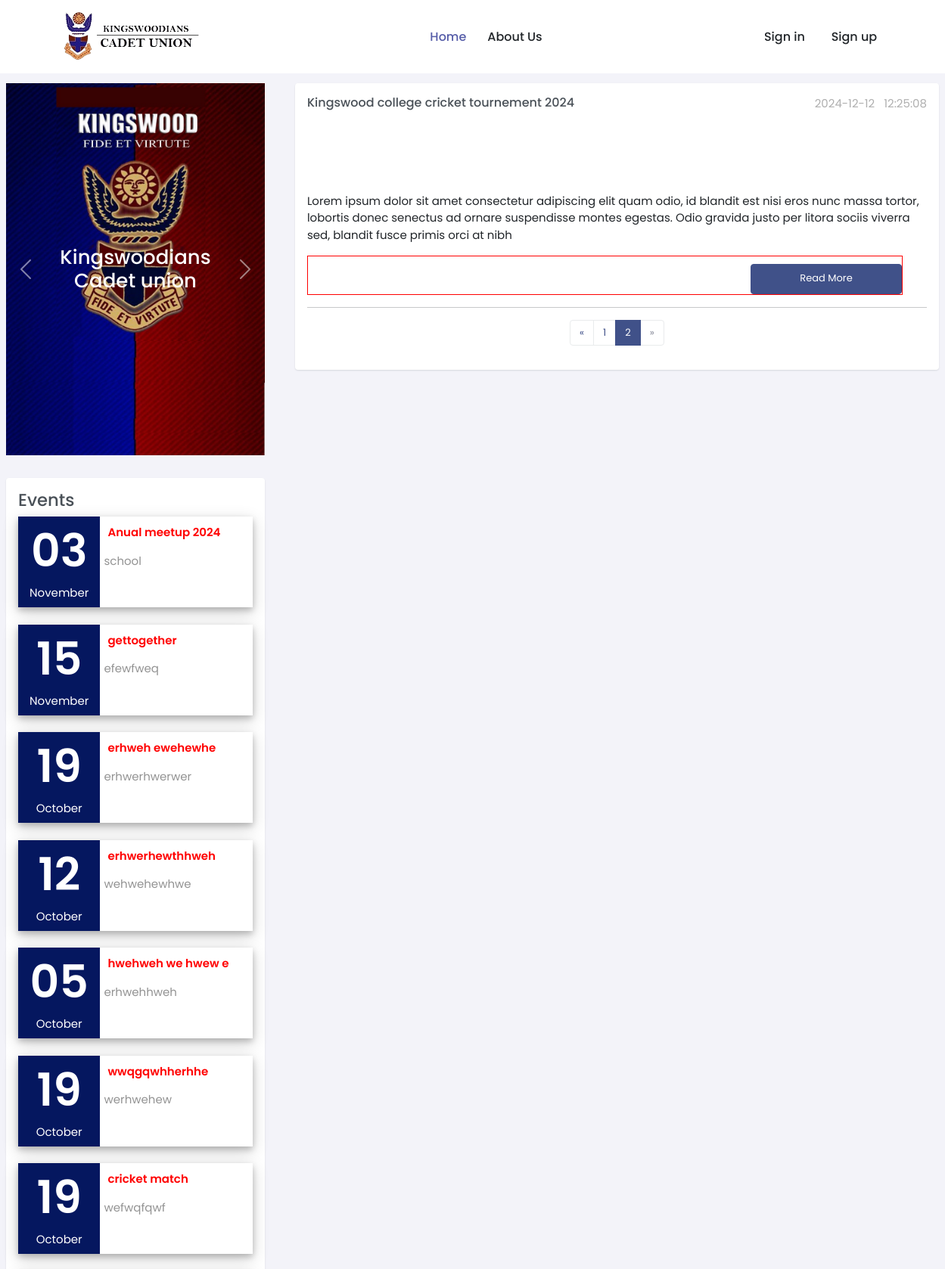
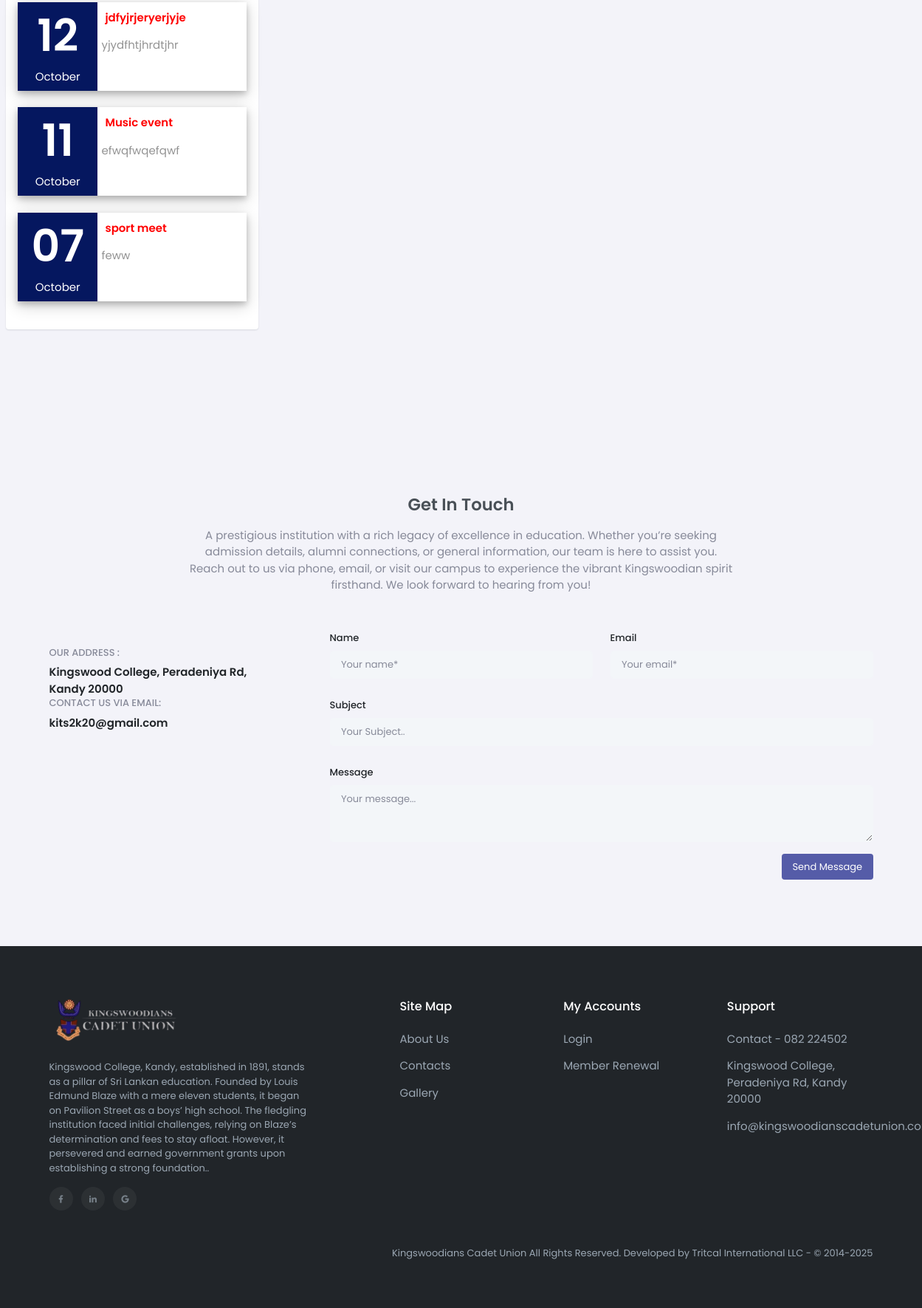
Screenshot of /hm.php?page=2 with the database file from the repository (2 pictures, top to bottom).
### tables this page shows
CREATE TABLE `events` (
  `event_id` int(11) NOT NULL,
  `event_title` varchar(255) NOT NULL,
  `event_date` date DEFAULT NULL,
  `event_time` time DEFAULT NULL,
  `event_location` varchar(255) NOT NULL,
  `event_description` varchar(255) DEFAULT NULL,
  `event_image` text DEFAULT NULL
);

CREATE TABLE `post` (
  `post_id` int(11) NOT NULL,
  `admin_id` int(11) DEFAULT NULL,
  `post_title` varchar(255) NOT NULL,
  `post_description` varchar(255) DEFAULT NULL,
  `post_date` date NOT NULL DEFAULT current_timestamp(),
  `post_time` time NOT NULL DEFAULT current_timestamp(),
  `post_image1` text DEFAULT NULL,
  `post_image2` text DEFAULT NULL,
  `post_image3` text DEFAULT NULL,
  `post_image4` text DEFAULT NULL,
  `post_image5` text DEFAULT NULL,
  `post_status` int(11) DEFAULT NULL COMMENT 'admin=1 ,member=2'
);

### hm.php (the view, shortened to what this page needs)
<?php
require 'db.php';
?>
<!doctype html>
<html lang="en" data-layout="vertical" data-topbar="light" data-sidebar="dark" data-sidebar-size="lg"
    data-sidebar-image="none" data-preloader="disable" data-theme="default" data-theme-colors="default">
<head>
    <link href="assets/libs/swiper/swiper-bundle.min.css" rel="stylesheet" type="text/css" />
    <link href="assets/css/bootstrap.min.css" rel="stylesheet" type="text/css" />
    <link href="assets/css/icons.min.css" rel="stylesheet" type="text/css" />
    <link href="assets/css/app.min.css" rel="stylesheet" type="text/css" />
    <link href="assets/css/custom.min.css" rel="stylesheet" type="text/css" />
</head>
<body data-bs-spy="scroll" data-bs-target="#navbar-example">
    <div class="layout-wrapper landing">
        <?php include 'navbar.php'; ?>
        <section class="section">
            <div class="row">
                <div class="col-lg-4 col-md-12 left">
                    <div class="sliders">
                        <div id="carouselExampleControls" class="carousel slide" data-bs-ride="carousel">
                            <div class="carousel-inner" role="listbox">
                                <div class="carousel-item active">
                                    <img class="d-block img-fluid mx-auto" src="assets/images/kwd.jpg"
                                        alt="First slide">
                                    <h2
                                        class="position-absolute top-50 start-50 translate-middle text-white  text-center">
                                        Kingswoodians Cadet union</h2>
                                </div>
                            </div>
                            <a class="carousel-control-prev" href="#carouselExampleControls" role="button"
                                data-bs-slide="prev">
                                <span class="carousel-control-prev-icon" aria-hidden="true"></span>
                            </a>
                            <a class="carousel-control-next" href="#carouselExampleControls" role="button"
                                data-bs-slide="next">
                                <span class="carousel-control-next-icon" aria-hidden="true"></span>
                            </a>
                        </div>
                    </div>
                    <div class="events">
                        <div class="col-lg-6 col-sm-12"  style=" width:100%">
                            <div class="card">
                                <div class="card-body">
                                    <h3>Events</h3>
                                    <?php
                                    $sql = "SELECT * FROM events ORDER BY event_id DESC LIMIT 10";
                                    $result = $conn->query($sql);
                                    if ($result) {
                                        if ($result->num_rows > 0) {
                                            while ($row = $result->fetch_assoc()) {
                                                $events[] = $row;
                                            }
                                        } else {
                                            $data = [];
                                        }
                                    } else {
                                        echo "Error: " . $conn->error;
                                    }
                                    ?>
                                    <?php foreach ($events as $row): ?>
                                        <a href="event_page.php?event_id=<?= base64_encode($row["event_id"]); ?>"
                                            target="_blank">
                                            <div class="event-card">
                                                <div class="date">
                                                    <?php
                                                    $timestamp = strtotime($row['event_date']);
                                                    $day = date('d', $timestamp);
                                                    $month = date('F', $timestamp);
                                                    ?>
                                                    <div class="day"><?php echo $day; ?></div>
                                                    <div class="month"><?php echo $month; ?></div>
                                                </div>
                                                <div class="info-container">
                                                    <div class="event-name" style="color:red;">
                                                        <?php echo $row['event_title']; ?>
                                                    </div>
                                                    <div class="event-location">
                                                        <?php echo $row['event_location']; ?>
                                                    </div>
                                                </div>
                                            </div>
                                        </a>
                                        <br>
                                    <?php endforeach; ?>
                                </div>
                            </div>
                        </div>
                    </div>
                </div>
                <div class="col-lg-8 col-md-12 right">
                    <div class="card">
                        <div class="card-body">
                            <?php
                            $postsPerPage = 10;
                            $currentPage = isset($_GET['page']) ? (int) $_GET['page'] : 1;
                            $offset = ($currentPage - 1) * $postsPerPage;
                            $totalPostsQuery = "SELECT COUNT(*) AS total FROM post";
                            $totalPostsResult = $conn->query($totalPostsQuery);
                            $totalPosts = $totalPostsResult->fetch_assoc()['total'];
                            $totalPages = ceil($totalPosts / $postsPerPage);
                            $sql = "SELECT * FROM post ORDER BY post_id DESC LIMIT $postsPerPage OFFSET $offset";
                            $result = $conn->query($sql);
                            if ($result && $result->num_rows > 0) {
                                while ($row = $result->fetch_assoc()) {
                                    ?>
                                    <a href="post_page.php?post_id=<?= base64_encode($row['post_id']); ?>">
                                        <div class="post-head">
                                            <h2 class="card-title"><?php echo $row['post_title']; ?></h2>
                                            <p style="color:#afafaf;"><?php echo $row['post_date']; ?> &nbsp
                                                <?php echo $row['post_time']; ?>
                                            </p>
                                        </div>
                                    </a>
                                    <br>
                                    <div class="main-image">
                                    </div>
                                    <br>
                                    <br>
                                    <p class="card-text"><?php echo $row['post_description']; ?></p>
                                    <div class="post-buttons">
                                        <div class="readmore">
                                            <a style="width:200px; height:40px;"
                                                class="btn btn-primary waves-effect waves-light"
                                                href="post_page.php?post_id=<?= base64_encode($row['post_id']); ?>">Read
                                                More</a>
                                        </div>
                                        <div class="social-area2">
                                        </div>
                                    </div>
                                    <hr>
                                    <?php
                                }
                            } else {
                                echo "No Posts found.";
                            }
                            ?>
                            <nav aria-label="Page navigation">
                                <ul class="pagination justify-content-center">
                                    <li class="page-item <?= ($currentPage == 1) ? 'disabled' : ''; ?>">
                                        <a class="page-link" href="?page=<?= $currentPage - 1; ?>"
                                            aria-label="Previous">
                                            <span aria-hidden="true">&laquo;</span>
                                        </a>
                                    </li>
                                    <?php for ($i = 1; $i <= $totalPages; $i++): ?>
                                        <li class="page-item <?= ($currentPage == $i) ? 'active' : ''; ?>">
                                            <a class="page-link" href="?page=<?= $i; ?>"><?= $i; ?></a>
                                        </li>
                                    <?php endfor; ?>
                                    <li class="page-item <?= ($currentPage == $totalPages) ? 'disabled' : ''; ?>">
                                        <a class="page-link" href="?page=<?= $currentPage + 1; ?>" aria-label="Next">
                                            <span aria-hidden="true">&raquo;</span>
                                        </a>
                                    </li>
                                </ul>
                            </nav>
                        </div>
                    </div>
                </div>
            </div>
        </section>
        <section class="section" id="contact" >
            <div class="container">
                <div class="row justify-content-center">
                    <div class="col-lg-8">
                        <div class="text-center mb-5">
                            <h3 class="mb-3 fw-semibold">Get In Touch</h3>
                            <p class="text-muted mb-4 ff-secondary">A prestigious institution with a rich legacy of
                                excellence in education. Whether you’re seeking admission details, alumni connections,
                                or general information, our team is here to assist you. Reach out to us via phone,
                                email, or visit our campus to experience the vibrant Kingswoodian spirit firsthand. We
                                look forward to hearing from you!</p>
                        </div>
                    </div>
                </div>
                <div class="row gy-4">
                    <div class="col-lg-4">
                        <div>
                            <div class="mt-4">
                                <h5 class="fs-13 text-muted text-uppercase">Our Address :</h5>
                                <div class="ff-secondary fw-semibold">Kingswood College, Peradeniya Rd, <br />Kandy
                                    20000</div>
                                <h5 class="fs-13 text-muted text-uppercase">Contact us via Email:</h5>
                                <div class="ff-secondary fw-semibold">kits2k20@gmail.com</div>
                            </div>
                        </div>
                    </div>
                    <div class="col-lg-8">
                        <div>
                            <form>
                                <div class="row">
                                    <div class="col-lg-6">
                                        <div class="mb-4">
                                            <label for="name" class="form-label fs-13">Name</label>
                                            <input name="name" id="name" type="text"
                                                class="form-control bg-light border-light" placeholder="Your name*">
                                        </div>
                                    </div>
                                    <div class="col-lg-6">
                                        <div class="mb-4">
                                            <label for="email" class="form-label fs-13">Email</label>
                                            <input name="email" id="email" type="email"
                                                class="form-control bg-light border-light" placeholder="Your email*">
                                        </div>
                                    </div>
                                </div>
                                <div class="row">
                                    <div class="col-lg-12">
                                        <div class="mb-4">
                                            <label for="subject" class="form-label fs-13">Subject</label>
                                            <input type="text" class="form-control bg-light border-light" id="subject"
                                                name="subject" placeholder="Your Subject.." />
                                        </div>
                                    </div>
                                </div>
                                <div class="row">
                                    <div class="col-lg-12">
                                        <div class="mb-3">
                                            <label for="comments" class="form-label fs-13">Message</label>
                                            <textarea name="comments" id="comments" rows="3"
                                                class="form-control bg-light border-light"
                                                placeholder="Your message..."></textarea>
                                        </div>
                                    </div>
                                </div>
                                <div class="row">
                                    <div class="col-lg-12 text-end">
                                        <input type="submit" id="submit" name="send" class="submitBnt btn btn-primary"
                                            value="Send Message">
                                    </div>
                                </div>
                            </form>
                        </div>
                    </div>
                </div>
            </div>
        </section>
        <?php include 'footer.php'; ?>
    </div>
</body>
</html>

### rows the page displays
events: event_date "03", event_date "November", event_title "Anual meetup 2024", event_location "school"
events: event_date "15", event_date "November", event_title "gettogether", event_location "efewfweq"
events: event_date "19", event_date "October", event_title "erhweh ewehewhe", event_location "erhwerhwerwer"
events: event_date "12", event_date "October", event_title "erhwerhewthhweh", event_location "wehwehewhwe"
events: event_date "05", event_date "October", event_title "hwehweh we hwew e", event_location "erhwehhweh"
events: event_date "19", event_date "October", event_title "wwqgqwhherhhe", event_location "werhwehew"
events: event_date "19", event_date "October", event_title "cricket match", event_location "wefwqfqwf"
events: event_date "12", event_date "October", event_title "jdfyjrjeryerjyje", event_location "yjydfhtjhrdtjhr"
events: event_date "11", event_date "October", event_title "Music event", event_location "efwqfwqefqwf"
events: event_date "07", event_date "October", event_title "sport meet", event_location "feww"
post: post_title "Kingswood college cricket tournement 2024", post_date "2024-12-12", post_time "12:25:08", post_description "Lorem ipsum dolor sit amet consectetur adipiscing elit quam odio, id blandit est nisi eros nunc massa tortor, lobortis donec senectus ad ornare suspendisse montes egestas. Odio gravida justo per litora sociis viverra sed, blandit fusce primis orci at nibh"
